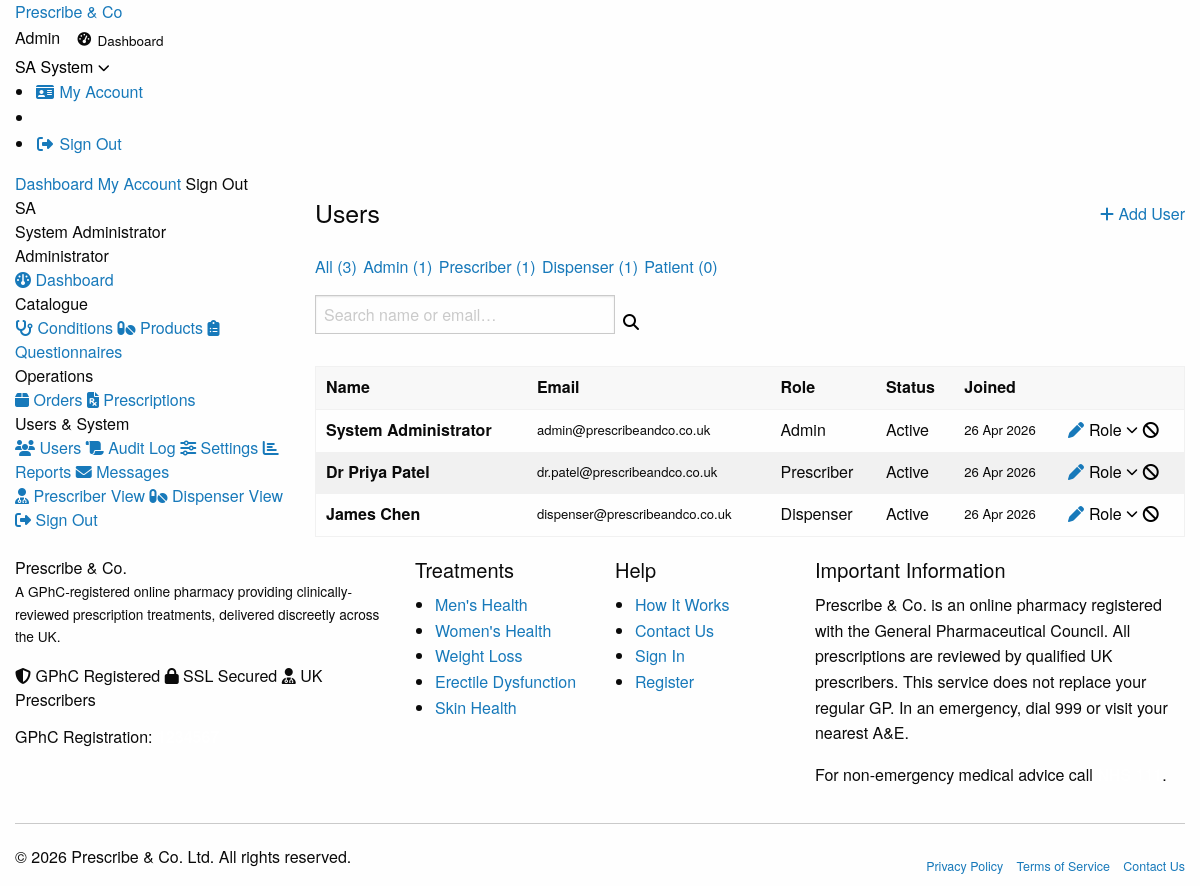
The page /pages/admin/users.php (signed in) on the database its author committed.
### tables this page shows
CREATE TABLE `users` (
  `id`             INT UNSIGNED AUTO_INCREMENT PRIMARY KEY,
  `email`          VARCHAR(191)  NOT NULL UNIQUE,
  `password_hash`  VARCHAR(255)  NOT NULL,
  `role`           ENUM('admin','prescriber','dispenser','patient') NOT NULL DEFAULT 'patient',
  `first_name`     VARCHAR(100)  NOT NULL,
  `last_name`      VARCHAR(100)  NOT NULL,
  `phone`          VARCHAR(30)   DEFAULT NULL,
  `date_of_birth`  DATE          DEFAULT NULL,
  `gender`         ENUM('male','female','other','prefer_not_to_say') DEFAULT NULL,
  `nhs_number`     VARCHAR(20)   DEFAULT NULL,
  `is_active`      TINYINT(1)    NOT NULL DEFAULT 1,
  `email_verified` TINYINT(1)    NOT NULL DEFAULT 0,
  `verify_token`   VARCHAR(64)   DEFAULT NULL,
  `reset_token`    VARCHAR(64)   DEFAULT NULL,
  `reset_expires`  DATETIME      DEFAULT NULL,
  `created_at`     DATETIME      NOT NULL DEFAULT CURRENT_TIMESTAMP,
  `updated_at`     DATETIME      NOT NULL DEFAULT CURRENT_TIMESTAMP ON UPDATE CURRENT_TIMESTAMP,
  INDEX `idx_role`  (`role`),
  INDEX `idx_email` (`email`)
);

### config/database.php (called while the page is built, shortened)
<?php
class Database {
    private static ?PDO $instance = null;
    public static function getInstance(): PDO {
        if (self::$instance === null) {
            $dsn = sprintf('mysql:host=%s;port=%d;dbname=%s;charset=%s',
                DB_HOST, DB_PORT, DB_NAME, DB_CHARSET);
            try {
                self::$instance = new PDO($dsn, DB_USER, DB_PASS, [
                    PDO::ATTR_ERRMODE            => PDO::ERRMODE_EXCEPTION,
                    PDO::ATTR_DEFAULT_FETCH_MODE => PDO::FETCH_ASSOC,
                    PDO::ATTR_EMULATE_PREPARES   => false,
                    PDO::MYSQL_ATTR_INIT_COMMAND => "SET NAMES utf8mb4 COLLATE utf8mb4_unicode_ci",
                ]);
            } catch (PDOException $e) {
                error_log('DB Connection failed: ' . $e->getMessage());
                http_response_code(503);
                die('Service temporarily unavailable. Please try again later.');
            }
        }
        return self::$instance;
    }
    public static function query(string $sql, array $params = []): PDOStatement {
        $stmt = self::getInstance()->prepare($sql);
        $stmt->execute($params);
        return $stmt;
    }
    public static function fetchOne(string $sql, array $params = []): ?array {
        $r = self::query($sql, $params)->fetch();
        return $r ?: null;
    }
    public static function fetchAll(string $sql, array $params = []): array {
        return self::query($sql, $params)->fetchAll();
    }
}

### pages/admin/users.php (the view, shortened to what this page needs)
<?php
require_auth('admin');
$search  = clean($_GET['q']    ?? '');
$roleF   = clean($_GET['role'] ?? '');
$page    = max(1, (int)($_GET['page'] ?? 1));
$per     = 20;
$where   = "WHERE 1=1";
$params  = [];
$total   = Database::fetchOne("SELECT COUNT(*) c FROM users $where", $params)['c'];
$pg      = paginate($total, $page, $per);
$users   = Database::fetchAll("SELECT * FROM users $where ORDER BY created_at DESC LIMIT {$per} OFFSET {$pg['offset']}", $params);
$roleCounts = [];
foreach (['admin','prescriber','dispenser','patient'] as $r) {
    $roleCounts[$r] = Database::fetchOne("SELECT COUNT(*) c FROM users WHERE role=?",[$r])['c'];
}
include APP_PATH . '/includes/header.php';
?>
<div class="pco-dash"><div class="grid-container"><div class="grid-x grid-margin-x">
<?php include APP_PATH . '/includes/admin-sidebar.php'; ?>
<div class="cell large-9 medium-8">
  <div style="display:flex;justify-content:space-between;align-items:center;flex-wrap:wrap;gap:1rem;margin-bottom:1.5rem;">
    <h1 style="font-size:1.55rem;margin:0;">Users</h1>
    <a href="<?= APP_URL ?>/pages/admin/user-edit.php?action=add" class="pco-btn pco-btn--primary pco-btn--sm">
      <i class="fa-solid fa-plus"></i> Add User
    </a>
  </div>
  <div style="display:flex;flex-wrap:wrap;gap:.4rem;margin-bottom:1rem;">
    <a href="?q=<?= e($search) ?>" class="pco-btn pco-btn--sm <?= !$roleF?'pco-btn--primary':'pco-btn--ghost' ?>">All (<?= array_sum($roleCounts) ?>)</a>
    <?php foreach ($roleCounts as $r => $cnt): ?>
    <a href="?role=<?= $r ?>&q=<?= e($search) ?>" class="pco-btn pco-btn--sm <?= $roleF===$r?'pco-btn--primary':'pco-btn--ghost' ?>">
      <?= ucfirst($r) ?> (<?= $cnt ?>)
    </a>
    <?php endforeach; ?>
  </div>
  <div style="margin-bottom:1rem;">
    <form method="GET" style="display:flex;gap:.5rem;">
      <input type="text" name="q" value="<?= e($search) ?>" placeholder="Search name or email…" style="max-width:300px;">
      <button type="submit" class="pco-btn pco-btn--ghost pco-btn--sm"><i class="fa-solid fa-search"></i></button>
    </form>
  </div>
  <div class="pco-card">
    <?php if (empty($users)): ?>
    <div class="pco-card__body text-center" style="padding:2.5rem;">
      <p style="color:var(--pco-grey-500);">No users found.</p>
    </div>
    <?php else: ?>
    <div class="pco-table-wrap">
      <table class="pco-table">
        <thead><tr><th>Name</th><th>Email</th><th>Role</th><th>Status</th><th>Joined</th><th></th></tr></thead>
        <tbody>
          <?php foreach ($users as $u): ?>
          <tr>
            <td data-label="Name"><strong><?= e($u['first_name'].' '.$u['last_name']) ?></strong></td>
            <td data-label="Email" style="font-size:.82rem;"><?= e($u['email']) ?></td>
            <td data-label="Role"><?= status_badge($u['role']) ?></td>
            <td data-label="Status">
              <?php if ($u['is_active']): ?><span class="pco-badge badge--green">Active</span>
              <?php else: ?><span class="pco-badge badge--red">Inactive</span><?php endif; ?>
            </td>
            <td data-label="Joined" style="font-size:.82rem;"><?= date('d M Y',strtotime($u['created_at'])) ?></td>
            <td>
              <div style="display:flex;gap:.3rem;flex-wrap:wrap;">
                <a href="<?= APP_URL ?>/pages/admin/user-edit.php?id=<?= $u['id'] ?>" class="pco-btn pco-btn--ghost pco-btn--sm"><i class="fa-solid fa-pen"></i></a>
                <div style="position:relative;display:inline-block;" class="role-dropdown-wrap">
                  <button type="button" class="pco-btn pco-btn--ghost pco-btn--sm role-toggle-btn">
                    Role <i class="fa-solid fa-chevron-down fa-xs"></i>
                  </button>
                </div>
                <form method="POST" style="display:inline;">
                  <button type="submit"
                          class="pco-btn pco-btn--sm <?= $u['is_active']?'pco-btn--ghost':'pco-btn--outline' ?>"
                          data-confirm="<?= $u['is_active']?'Deactivate':'Activate' ?> this user?">
                    <?= $u['is_active'] ? '<i class="fa-solid fa-ban"></i>' : '<i class="fa-solid fa-check"></i>' ?>
                  </button>
                </form>
              </div>
            </td>
          </tr>
          <?php endforeach; ?>
        </tbody>
      </table>
    </div>
    <?php endif; ?>
  </div>
</div></div></div></div>
<?php include APP_PATH . '/includes/footer.php'; ?>

### includes/header.php (shortened to what this page needs)
<?php
$user  = current_user();
$role  = current_role();
$initials = $user ? strtoupper(substr($user['first_name'],0,1).substr($user['last_name'],0,1)) : '';
$dash_url = match($role) {
    'admin'      => APP_URL.'/pages/admin/dashboard.php',
    'prescriber' => APP_URL.'/pages/prescriber/dashboard.php',
    'dispenser'  => APP_URL.'/pages/dispenser/dashboard.php',
    default      => APP_URL.'/pages/patient/dashboard.php',
};
?>
<!DOCTYPE html>
<html lang="en-GB">
<head>
  <link rel="stylesheet" href="https://cdnjs.cloudflare.com/ajax/libs/foundation/6.8.1/css/foundation.min.css">
  <link rel="stylesheet" href="https://cdnjs.cloudflare.com/ajax/libs/font-awesome/6.5.0/css/all.min.css">
  <link rel="stylesheet" href="<?= APP_URL ?>/assets/css/main.css">
</head>
<body class="role-<?= e($role ?: 'guest') ?>">
<nav class="pco-nav">
  <div class="grid-container">
    <div class="pco-nav__inner">
      <a href="<?= APP_URL ?>/" class="pco-nav__logo">
        <?php if (file_exists(APP_PATH . '/assets/img/logo.png')): ?>
          <img src="<?= APP_URL ?>/assets/img/logo.png" alt="Prescribe and Co logo" class="pco-nav__logo-img">
        <?php else: ?>
          <span class="pco-nav__logo-text">Prescribe &amp; Co</span>
        <?php endif; ?>
      </a>
      <div class="pco-nav__actions">
        <?php if (is_logged_in()): ?>
          <span class="pco-nav__role role-<?= e($role) ?>"><?= e(ucfirst($role)) ?></span>
          <a href="<?= $dash_url ?>" class="hide-for-small-only" style="display:inline-flex;align-items:center;gap:.4rem;font-size:.845rem;font-weight:500;color:var(--pco-grey-700);padding:.35rem .8rem;border-radius:var(--pco-r-pill);transition:all .18s;">
            <i class="fa-solid fa-gauge-high" style="font-size:.85rem;"></i>
            <span>Dashboard</span>
          </a>
          <div class="pco-user-menu">
            <button class="pco-user-btn" id="userMenuBtn" aria-expanded="false">
              <span class="avatar"><?= e($initials) ?></span>
              <span class="hide-for-small-only"><?= e($user['first_name']) ?></span>
              <i class="fa-solid fa-chevron-down fa-xs"></i>
            </button>
            <ul class="pco-dropdown" id="userDropdown">
              <li><a href="<?= APP_URL ?>/pages/patient/account.php"><i class="fa-solid fa-id-card fa-fw"></i> My Account</a></li>
              <li class="sep"></li>
              <li><a href="<?= APP_URL ?>/pages/auth/logout.php" class="danger"><i class="fa-solid fa-right-from-bracket fa-fw"></i> Sign Out</a></li>
            </ul>
          </div>
        <?php else: ?>
          <a href="<?= APP_URL ?>/pages/auth/login.php"    class="pco-btn pco-btn--ghost pco-btn--sm hide-for-small-only">Sign In</a>
          <a href="<?= APP_URL ?>/pages/auth/register.php" class="pco-btn pco-btn--primary pco-btn--sm">Get Started</a>
        <?php endif; ?>
      </div>
    </div>
  </div>
  <div class="pco-mobile-nav" id="mobileNav">
    <div class="grid-container">
      <?php if (is_logged_in()): ?>
        <a href="<?= $dash_url ?>">Dashboard</a>
        <a href="<?= APP_URL ?>/pages/patient/account.php">My Account</a>
        <a href="<?= APP_URL ?>/pages/auth/logout.php" style="color:var(--pco-red)">Sign Out</a>
      <?php else: ?>
        <a href="<?= APP_URL ?>/pages/auth/login.php">Sign In</a>
        <a href="<?= APP_URL ?>/pages/auth/register.php">Register</a>
      <?php endif; ?>
    </div>
  </div>
</nav>

### includes/admin-sidebar.php (shortened to what this page needs)
<?php
$user    = $user ?? current_user();
$initials= strtoupper(substr($user['first_name'],0,1).substr($user['last_name'],0,1));
$current = basename($_SERVER['PHP_SELF']);
?>
<div class="cell large-3 medium-4">
  <div class="pco-sidebar" style="margin-bottom:1.5rem;">
    <div class="pco-sidebar__top">
      <div class="pco-sidebar__avatar"><?= e($initials) ?></div>
      <div class="pco-sidebar__name"><?= e($user['first_name'].' '.$user['last_name']) ?></div>
      <div class="pco-sidebar__role">Administrator</div>
    </div>
    <div class="pco-sidebar__nav">
      <a href="<?= APP_URL ?>/pages/admin/dashboard.php"        class="<?= $current==='dashboard.php'?'active':'' ?>"><i class="fa-solid fa-gauge"></i> Dashboard</a>
      <div class="section-label">Catalogue</div>
      <a href="<?= APP_URL ?>/pages/admin/conditions.php"       class="<?= $current==='conditions.php'?'active':'' ?>"><i class="fa-solid fa-stethoscope"></i> Conditions</a>
      <a href="<?= APP_URL ?>/pages/admin/products.php"         class="<?= $current==='products.php'?'active':'' ?>"><i class="fa-solid fa-pills"></i> Products</a>
      <a href="<?= APP_URL ?>/pages/admin/questionnaires.php"   class="<?= $current==='questionnaires.php'?'active':'' ?>"><i class="fa-solid fa-clipboard-list"></i> Questionnaires</a>
      <div class="section-label">Operations</div>
      <a href="<?= APP_URL ?>/pages/admin/orders.php"           class="<?= $current==='orders.php'?'active':'' ?>"><i class="fa-solid fa-box"></i> Orders</a>
      <a href="<?= APP_URL ?>/pages/admin/prescriptions.php"    class="<?= $current==='prescriptions.php'?'active':'' ?>"><i class="fa-solid fa-file-prescription"></i> Prescriptions</a>
      <div class="section-label">Users & System</div>
      <a href="<?= APP_URL ?>/pages/admin/users.php"            class="<?= $current==='users.php'?'active':'' ?>"><i class="fa-solid fa-users"></i> Users</a>
      <a href="<?= APP_URL ?>/pages/admin/audit-log.php"        class="<?= $current==='audit-log.php'?'active':'' ?>"><i class="fa-solid fa-scroll"></i> Audit Log</a>
      <a href="<?= APP_URL ?>/pages/admin/settings.php"         class="<?= $current==='settings.php'?'active':'' ?>"><i class="fa-solid fa-sliders"></i> Settings</a>
      <a href="<?= APP_URL ?>/pages/admin/reports.php"          class="<?= $current==='reports.php'?'active':'' ?>"><i class="fa-solid fa-chart-bar"></i> Reports</a>
      <a href="<?= APP_URL ?>/pages/admin/messages.php"         class="<?= $current==='messages.php'?'active':'' ?>"><i class="fa-solid fa-envelope"></i> Messages</a>
      <a href="<?= APP_URL ?>/pages/prescriber/dashboard.php"><i class="fa-solid fa-user-doctor"></i> Prescriber View</a>
      <a href="<?= APP_URL ?>/pages/dispenser/dashboard.php"><i class="fa-solid fa-pills"></i> Dispenser View</a>
      <a href="<?= APP_URL ?>/pages/auth/logout.php" class="danger"><i class="fa-solid fa-right-from-bracket"></i> Sign Out</a>
    </div>
  </div>
</div>

### includes/functions.php (shortened to what this page needs)
<?php
function is_logged_in(): bool {
    return !empty($_SESSION['user_id']);
}
function current_user(): ?array {
    static $u = null;
    if ($u === null) {
        $u = Database::fetchOne(
            "SELECT id, email, role, first_name, last_name, phone, is_active FROM users WHERE id = ? AND is_active = 1",
            [$_SESSION['user_id']]
        );
    }
    return $u;
}
function current_role(): string  { return (string)($_SESSION['user_role'] ?? ''); }
function require_auth(string ...$roles): void {
    if (!current_user()) {
        session_kill();
        redirect('/pages/auth/login.php');
    }
}
function e(mixed $v): string {
    return htmlspecialchars((string)$v, ENT_QUOTES | ENT_HTML5, 'UTF-8');
}
function clean(string $v): string {
    return trim(strip_tags($v));
}
function status_badge(string $status): string {
    $map = [
        'pending'       => 'badge--amber',
        'submitted'     => 'badge--purple',
        'under_review'  => 'badge--purple',
        'approved'      => 'badge--green',
        'rejected'      => 'badge--red',
        'cancelled'     => 'badge--grey',
        'active'        => 'badge--green',
        'dispensed'     => 'badge--green',
        'expired'       => 'badge--grey',
        'processing'    => 'badge--purple',
        'dispatched'    => 'badge--purple',
        'delivered'     => 'badge--green',
        'draft'         => 'badge--grey',
        'paid'          => 'badge--green',
        'unpaid'        => 'badge--amber',
        'failed'        => 'badge--red',
        'scheduled'     => 'badge--purple',
        'in_transit'    => 'badge--purple',
        'out_for_delivery' => 'badge--amber',
    ];
    $cls   = $map[$status] ?? 'badge--grey';
    $label = ucwords(str_replace('_', ' ', $status));
    return "<span class=\"pco-badge $cls\">$label</span>";
}
function paginate(int $total, int $page, int $per): array {
    $pages = max(1, (int)ceil($total / $per));
    $page  = max(1, min($page, $pages));
    return [
        'total'    => $total,
        'page'     => $page,
        'per_page' => $per,
        'pages'    => $pages,
        'offset'   => ($page - 1) * $per,
        'has_prev' => $page > 1,
        'has_next' => $page < $pages,
    ];
}

### rows shown on the page
users: initials "SA", first_name "System", first_name+last_name "System Administrator", email "admin@prescribeandco.co.uk", role "Admin", is_active "Active", created_at "26 Apr 2026"
users: first_name+last_name "Dr Priya Patel", email "dr.patel@prescribeandco.co.uk", role "Prescriber", is_active "Active", created_at "26 Apr 2026"
users: first_name+last_name "James Chen", email "dispenser@prescribeandco.co.uk", role "Dispenser", is_active "Active", created_at "26 Apr 2026"

### other values the page prints
$role "Admin"
array_sum($roleCounts) "3"
$r "Admin"
$cnt "1"
$r "Prescriber"
$r "Dispenser"
$r "Patient"
$cnt "0"
